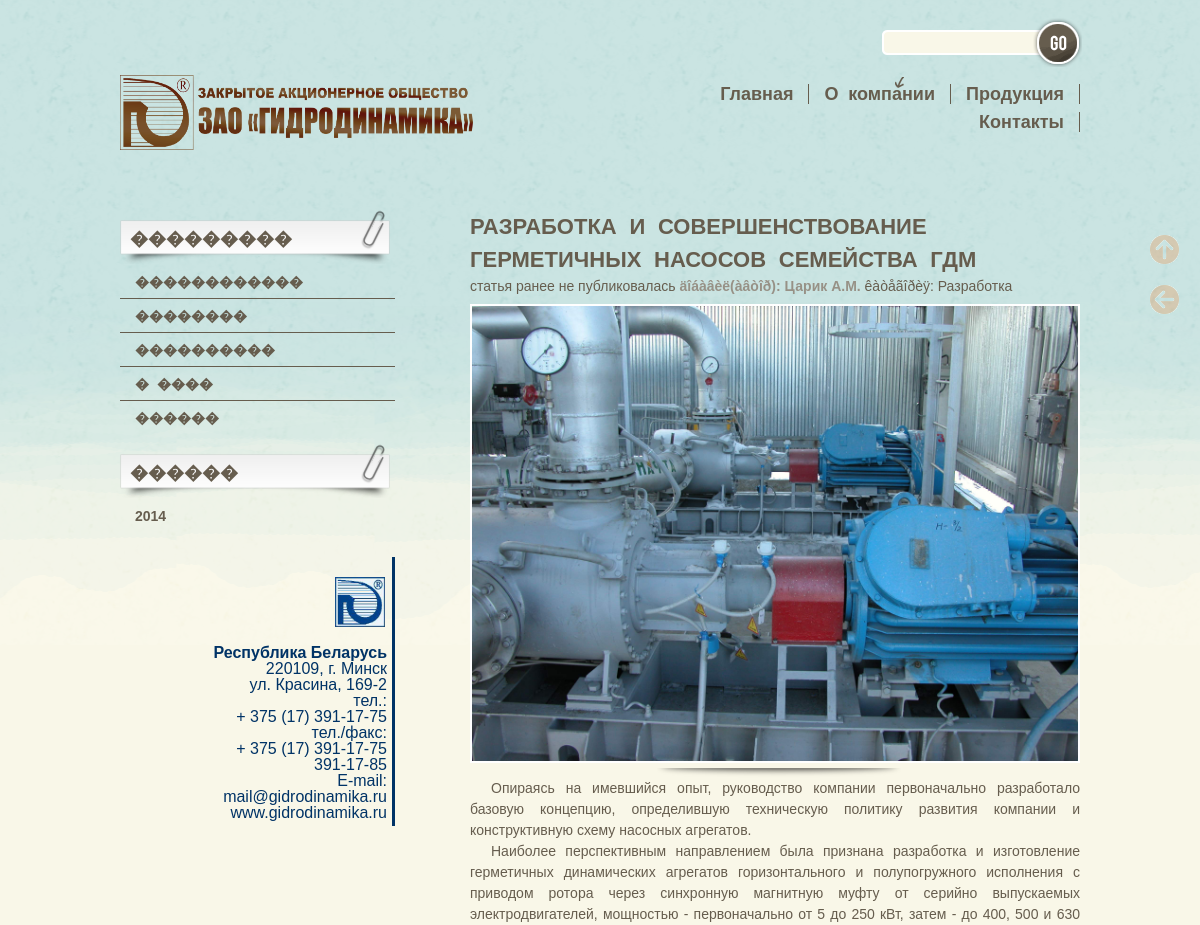
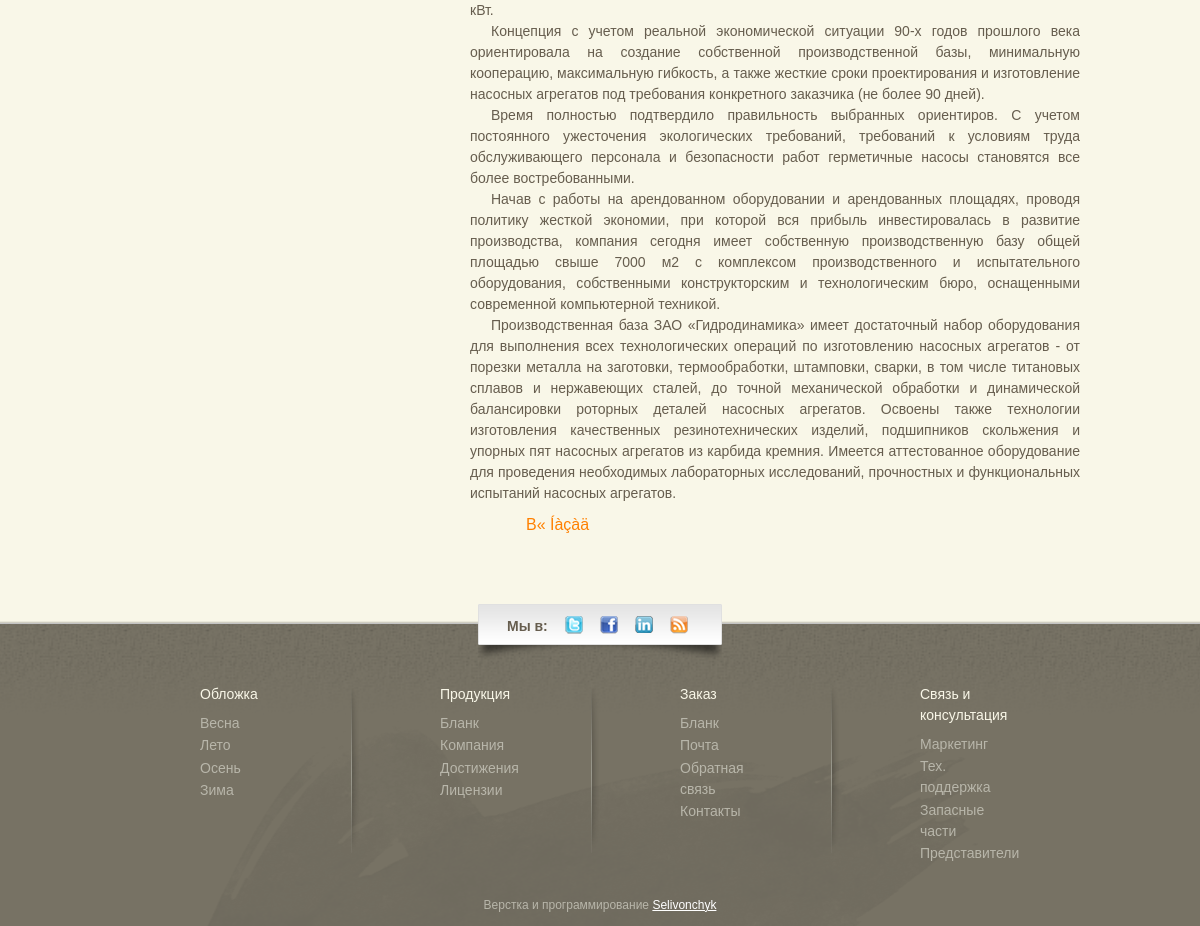
The app's page /gidrodinamika.ru/home/gidrodin/public_html/news.php?new=4 with its own data (2 pictures, top to bottom).
### tables this page shows
CREATE TABLE `news` (
  `id` int(5) NOT NULL,
  `title` varchar(255) NOT NULL,
  `source` varchar(255) NOT NULL,
  `author` varchar(255) NOT NULL,
  `img` varchar(100) NOT NULL,
  `meta_k` varchar(255) NOT NULL,
  `meta_d` varchar(255) NOT NULL,
  `text` text NOT NULL,
  `date` varchar(50) NOT NULL,
  `category` varchar(255) NOT NULL,
  `faces` text NOT NULL
);

### gidrodinamika.ru/home/gidrodin/public_html/news.php (the view, shortened to what this page needs)
<?php
switch($cat)
{
	default:
		$where = "";
		break;
}
if( !isset($_REQUEST['new']))
	$ret_new = 0;
else
{
	if( empty($_REQUEST['new']))
		unset($_REQUEST['new']);
	else
	{
		$id      = $_REQUEST['new'];
		$ret_new = 1;
	}
}
?>
<!DOCTYPE html>
<html lang = "ru">
<head>
	<link href       = "css/style.css"
		  media      = "screen"
		  rel        = "stylesheet"
		  type       = "text/css"
	/>
	<link href       = "css/spring.css"
		  media      = "screen"
		  rel        = "stylesheet"
		  type       = "text/css"
	/>
</head>
<body>
<div class = 'hold_admin'
	 id    = 'right_holder_admin'
>
	<div class = 'navbar'>
		<a class = 'scroll_to_top'
		   href  = '#top'
		   title = 'Âåðíóòüñÿ ê íà÷àëó ñòðàíèöû'
		>
			<img src = "img/arrow_top_oval.png" />
		</a>
		<a class = 'scroll_return'
		   href  = 'javascript:history.back()'
		   title = 'Âåðíóòüñÿ îáðàòíî'
		>
			<img src = "img/arrow_return_oval.png" />
		</a>
	</div>
</div>
<div id = "wrapper">
	<?php include("block/header.php");?>
	<div id = "header">
		<?php include("block/logo_search.php");?>
		<img alt   = "Active"
			 class = "arrow-news"
			 id    = "arrow-top"
			 src   = "img/nav-arrow-top.png"
		/>
	</div>
	<div id = "main">
		<div id = "posts">
		<?php
		if( $ret_new == 0)
		{
			$res_news = mysqlI_query($db,
				"SELECT
					id,
					title,
					source,
					author,
					category,
					img,
					text
				FROM
					news
				$where
				ORDER BY
					date DESC");
			$myrow_news = mysqlI_fetch_array($res_news);
			do
			{
				echo
					"<div class = 'post'>
						<p class = 'post-title custom'>
							".$myrow_news['title']."
						</p>
						<p class = 'post-meta'>
							".$myrow_news['source']."
							<span>
								 äîáàâèë(àâòîð):
								 ".$myrow_news['author']."
							</span>
							 êàòåãîðèÿ:
							 ".$myrow_news['category']."
						</p>
						<div class = 'post-img'>
							<a href = 'news.php?new=".$myrow_news['id']."'>
								<img src   = '".$myrow_news['img']."'
									 width = '621px'
								/>
							</a>
							<span></span>
						</div>
						<div class = 'brief'>
							".substr($myrow_news['text'], 0, 220)."
							... »»»
						</div>
						<a class = 'more'
						   href  = 'news.php?new=".$myrow_news['id']."'
						>
							Áîëüøå
						</a>
					</div>";
			}
			while( $myrow_news = mysqli_fetch_array($res_news));
			mysqli_close($db);
		}
		else
		{
			$res_news = mysqli_query($db,
				"SELECT
					id,
					title,
					source,
					author,
					category,
					img,
					text,
					faces
				FROM
					news
				WHERE
					id = '$id'",);
			$myrow_news = mysql_fetch_array($res_news);
			do
			{
				echo
					"<div class = 'post'>
						<p class = 'post-title custom'>
							".$myrow_news['title']."
						</p>
						<p class = 'post-meta'>
							".$myrow_news['source']."
							<span>
								 äîáàâèë(àâòîð):
								 ".$myrow_news['author']."
							</span>
							 êàòåãîðèÿ:
							 ".$myrow_news['category']."
						</p>
						<div class = 'post-img'>
							<a href = 'javascript:history.back()'>
								<img src   = '".$myrow_news['img']."'
									 width = '621px'
								/>
							</a>
							<span></span>
						</div>
						<div class = 'brief'>
							".$myrow_news['text']."
						</div>
						<div id = 'backlink'>
							<a href = 'javascript:history.back()'>
								Íàçàä
							</a>
						</div>
					</div>";
			}
			while( $myrow_news = mysqli_fetch_array($res_news));
		}
		?>
		</div>
		<div id = "sidebar">
			<?php include("block/menu_old_news.php");?>
			<?php
			if( isset($id))
				include('block/for_article.php');
			?>
		</div>
	</div>
</div>
<?php include("block/footer.php");?>
</body>
</html>

### gidrodinamika.ru/home/gidrodin/public_html/css/style.css (style rules this page uses)
:root { --black-color: #000000; --dull_gray-color: #696969; --gray-color: #808080; --telegray-color: #909090; --pearl_beige-color: #6a5d4d; --maroon_brown-color: #800000; --red-color: #ff0000; --dark_amber-color: #ff7e00; --beige-color: #f5f5dc; --rape_yellow-color: #f3da0b; --white-color: #ffffff; --green_trefoil-color: #009a63; --moderate_blue-color: #395778; --midnight_blue-color: #003366; }
img { border:0; }
.hold_admin { bottom:0; position:fixed; right:0; top:0; width:70px; z-index:2; }
.hold_admin .navbar { bottom:0; position:absolute; top:0; z-index:2; }
.hold_admin .scroll_to_top, .hold_admin .scroll_return { -khtml-opacity:.4; -moz-opacity:.4; display:block; filter:alpha( opacity=40 ); filter:progid: DXImageTransform.Microsoft.Alpha( opacity=40 ); margin:-15px 0 70px 20px; opacity:.4; position:absolute; top:250px; }
.hold_admin .scroll_return { top:300px; }
body { x-background:url(../img/spring/bg.gif) repeat-x top center #f9f7e8; color:#696969; font-family:Arial, Helvetica, sans-serif; font-size:100%; line-height:1; }
div#wrapper { margin:0 auto; position:relative; width:960px; }
.custom { font-weight: bolder; word-spacing: .3em; }
div#header { x-background: url(../img/spring/top-bg.png) no-repeat; height: 210px; overflow: hidden; position: left; width: 100%; }
img#arrow-top { position:relative; top:75px; z-index:1; }
img.arrow-news { left:775px; }
div#main { min-height:650px; overflow:hidden; position:relative; width:100%; }
div#main div#posts, div#main div#post_ind { float:right; width:610px; }
div#posts div.post div.post-img img, div#posts div.single div.post-img img { border:2px solid #FFF; width:606px; }
div#posts div.post div.post-img span, div#posts div.single div.post-img span { background:url(../img/post-shadow.png) no-repeat center bottom; bottom:0; height:20px; left:0; position:absolute; width:614px; z-index:-1; }
div#posts div.post div.post-img, div#posts div.single div.post-img { margin-top:7px; padding-bottom:12px; position:relative; width:612px; }
div#posts div.post p.post-meta span, div#posts div.single p.post-meta span { color:#979186; font-weight:700; }
div#posts div.post p.post-meta, div#posts div.single p.post-meta { color:#665d4e; display:block; font-size:14px; line-height:1.5em; }
div.post_ind p.post-title_ind, div#posts div.post p.post-title, div#posts div.single p.post-title { color:#665d4e; display:block; font-size:22px; line-height:1.5em; padding-right:70px; text-shadow:5px #665d4e; text-transform:uppercase; }
div.post_ind, div#posts div.post, div#posts div.single { margin-bottom:30px; overflow:hidden; position:relative; width:100%; }
div.post_ind p.brief_ind, div#posts div.post .brief, div#posts div.single .brief { color:#665d4e; display:block; font-size:14px; line-height:1.5em; margin-bottom:.5em; text-align:justify; text-indent:1.5em; text-shadow:2px inherit; z-index:-10; }
div#sidebar { float:left; width:275px; }
#backlink a { color:#FF8000; display:block; margin:2px 0 5px 50px; padding:6px; text-decoration:none; text-shadow:0 1px 0 #804000 0 1px 0 #827066; }
#backlink a:before { content:"« "; }

### gidrodinamika.ru/home/gidrodin/public_html/css/spring.css (style rules this page uses)
body { background:#f9f7e8 url(../img/spring/bg1.gif) repeat-x top center; }
body { x-background:#f9f7e8 url(../img/spring/bg.gif) repeat-x top center; }
div#header { x-background:url(../img/spring/top-bg.png) no-repeat; }

### records on screen
news: title "РАЗРАБОТКА И СОВЕРШЕНСТВОВАНИЕ ГЕРМЕТИЧНЫХ НАСОСОВ СЕМЕЙСТВА ГДМ", source "статья ранее не публиковалась", author "Царик А.М.", category "Разработка", img (picture), text "Опираясь на имевшийся опыт, руководство компании первоначально разработало базовую концепцию, определившую техническую политику развития компании и конструктивную схему насосных агрегатов. Наиболее перспективным направлением была признана разработка и изготовление герметичных динамических агрегатов горизонтального и полупогружного исполнения с приводом ротора через синхронную магнитную муфту от серийно выпускаемых электродвигателей, мощностью - первоначально от 5 до 250 кВт, затем - до 400, 500 и 630 кВт. Концепция с учетом реальной экономической ситуации 90-х годов прошлого века ориентировала на создание собственной производственной базы, минимальную кооперацию, максимальную гибкость, а…"
